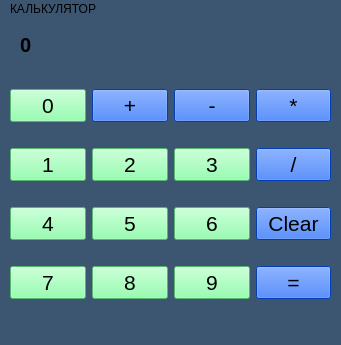
<?xml version="1.0" encoding="UTF-8"?>
<ui version="4.0">
 <class>MainWindow</class>
 <widget class="QMainWindow" name="MainWindow">
  <property name="geometry">
   <rect>
    <x>0</x>
    <y>0</y>
    <width>341</width>
    <height>345</height>
   </rect>
  </property>
  <property name="windowTitle">
   <string>MainWindow</string>
  </property>
  <property name="styleSheet">
   <string notr="true">background-color:rgb(60, 86, 113)</string>
  </property>
  <widget class="QWidget" name="centralwidget">
   <widget class="QWidget" name="gridLayoutWidget">
    <property name="geometry">
     <rect>
      <x>10</x>
      <y>50</y>
      <width>321</width>
      <height>251</height>
     </rect>
    </property>
    <layout class="QGridLayout" name="gridLayout">
     <item row="3" column="1">
      <widget class="QPushButton" name="pushButton_8">
       <property name="font">
        <font>
         <pointsize>16</pointsize>
        </font>
       </property>
       <property name="styleSheet">
        <string notr="true">background-color: rgb(121, 255, 155)</string>
       </property>
       <property name="text">
        <string>8</string>
       </property>
      </widget>
     </item>
     <item row="2" column="1">
      <widget class="QPushButton" name="pushButton_5">
       <property name="font">
        <font>
         <pointsize>16</pointsize>
        </font>
       </property>
       <property name="styleSheet">
        <string notr="true">background-color: rgb(121, 255, 155)</string>
       </property>
       <property name="text">
        <string>5</string>
       </property>
      </widget>
     </item>
     <item row="2" column="0">
      <widget class="QPushButton" name="pushButton_4">
       <property name="font">
        <font>
         <pointsize>16</pointsize>
        </font>
       </property>
       <property name="styleSheet">
        <string notr="true">background-color: rgb(121, 255, 155)</string>
       </property>
       <property name="text">
        <string>4</string>
       </property>
      </widget>
     </item>
     <item row="0" column="1">
      <widget class="QPushButton" name="pushButton_plus">
       <property name="font">
        <font>
         <pointsize>16</pointsize>
        </font>
       </property>
       <property name="styleSheet">
        <string notr="true">background-color: rgb(0, 85, 255)</string>
       </property>
       <property name="text">
        <string>+</string>
       </property>
      </widget>
     </item>
     <item row="1" column="1">
      <widget class="QPushButton" name="pushButton_2">
       <property name="font">
        <font>
         <pointsize>16</pointsize>
        </font>
       </property>
       <property name="styleSheet">
        <string notr="true">background-color: rgb(121, 255, 155)</string>
       </property>
       <property name="text">
        <string>2</string>
       </property>
      </widget>
     </item>
     <item row="3" column="0">
      <widget class="QPushButton" name="pushButton_7">
       <property name="font">
        <font>
         <pointsize>16</pointsize>
        </font>
       </property>
       <property name="styleSheet">
        <string notr="true">background-color: rgb(121, 255, 155)</string>
       </property>
       <property name="text">
        <string>7</string>
       </property>
      </widget>
     </item>
     <item row="0" column="0">
      <widget class="QPushButton" name="pushButton_0">
       <property name="font">
        <font>
         <pointsize>16</pointsize>
         <weight>50</weight>
         <bold>false</bold>
        </font>
       </property>
       <property name="styleSheet">
        <string notr="true">background-color: rgb(121, 255, 155)</string>
       </property>
       <property name="text">
        <string>0</string>
       </property>
      </widget>
     </item>
     <item row="2" column="2">
      <widget class="QPushButton" name="pushButton_6">
       <property name="font">
        <font>
         <pointsize>16</pointsize>
        </font>
       </property>
       <property name="styleSheet">
        <string notr="true">background-color: rgb(121, 255, 155)</string>
       </property>
       <property name="text">
        <string>6</string>
       </property>
      </widget>
     </item>
     <item row="0" column="2">
      <widget class="QPushButton" name="pushButton_minus">
       <property name="font">
        <font>
         <pointsize>16</pointsize>
        </font>
       </property>
       <property name="styleSheet">
        <string notr="true">background-color: rgb(0, 85, 255)</string>
       </property>
       <property name="text">
        <string>-</string>
       </property>
      </widget>
     </item>
     <item row="3" column="2">
      <widget class="QPushButton" name="pushButton_9">
       <property name="font">
        <font>
         <pointsize>16</pointsize>
        </font>
       </property>
       <property name="styleSheet">
        <string notr="true">background-color: rgb(121, 255, 155)</string>
       </property>
       <property name="text">
        <string>9</string>
       </property>
      </widget>
     </item>
     <item row="0" column="3">
      <widget class="QPushButton" name="pushButton_proizv">
       <property name="font">
        <font>
         <pointsize>16</pointsize>
        </font>
       </property>
       <property name="styleSheet">
        <string notr="true">background-color: rgb(0, 85, 255)</string>
       </property>
       <property name="text">
        <string>*</string>
       </property>
      </widget>
     </item>
     <item row="1" column="0">
      <widget class="QPushButton" name="pushButton_1">
       <property name="font">
        <font>
         <pointsize>16</pointsize>
        </font>
       </property>
       <property name="styleSheet">
        <string notr="true">background-color: rgb(121, 255, 155)</string>
       </property>
       <property name="text">
        <string>1</string>
       </property>
      </widget>
     </item>
     <item row="1" column="2">
      <widget class="QPushButton" name="pushButton_3">
       <property name="font">
        <font>
         <pointsize>16</pointsize>
        </font>
       </property>
       <property name="styleSheet">
        <string notr="true">background-color: rgb(121, 255, 155)</string>
       </property>
       <property name="text">
        <string>3</string>
       </property>
      </widget>
     </item>
     <item row="1" column="3">
      <widget class="QPushButton" name="pushButton_delenie">
       <property name="font">
        <font>
         <pointsize>16</pointsize>
        </font>
       </property>
       <property name="styleSheet">
        <string notr="true">background-color: rgb(0, 85, 255)</string>
       </property>
       <property name="text">
        <string>/</string>
       </property>
      </widget>
     </item>
     <item row="2" column="3">
      <widget class="QPushButton" name="pushButton_clear">
       <property name="font">
        <font>
         <pointsize>16</pointsize>
        </font>
       </property>
       <property name="styleSheet">
        <string notr="true">background-color: rgb(0, 85, 255)</string>
       </property>
       <property name="text">
        <string>Clear</string>
       </property>
      </widget>
     </item>
     <item row="3" column="3">
      <widget class="QPushButton" name="pushButton_ravno">
       <property name="font">
        <font>
         <pointsize>16</pointsize>
        </font>
       </property>
       <property name="styleSheet">
        <string notr="true">background-color: rgb(0, 85, 255)</string>
       </property>
       <property name="text">
        <string>=</string>
       </property>
      </widget>
     </item>
    </layout>
   </widget>
   <widget class="QLabel" name="display">
    <property name="geometry">
     <rect>
      <x>20</x>
      <y>10</y>
      <width>301</width>
      <height>31</height>
     </rect>
    </property>
    <property name="font">
     <font>
      <pointsize>15</pointsize>
      <weight>75</weight>
      <bold>true</bold>
      <underline>false</underline>
     </font>
    </property>
    <property name="text">
     <string>0</string>
    </property>
    <property name="wordWrap">
     <bool>false</bool>
    </property>
   </widget>
  </widget>
  <widget class="QMenuBar" name="menubar">
   <property name="geometry">
    <rect>
     <x>0</x>
     <y>0</y>
     <width>341</width>
     <height>21</height>
    </rect>
   </property>
   <widget class="QMenu" name="menu">
    <property name="title">
     <string>КАЛЬКУЛЯТОР</string>
    </property>
   </widget>
   <addaction name="menu"/>
  </widget>
  <widget class="QStatusBar" name="statusbar"/>
 </widget>
 <resources/>
 <connections/>
</ui>
